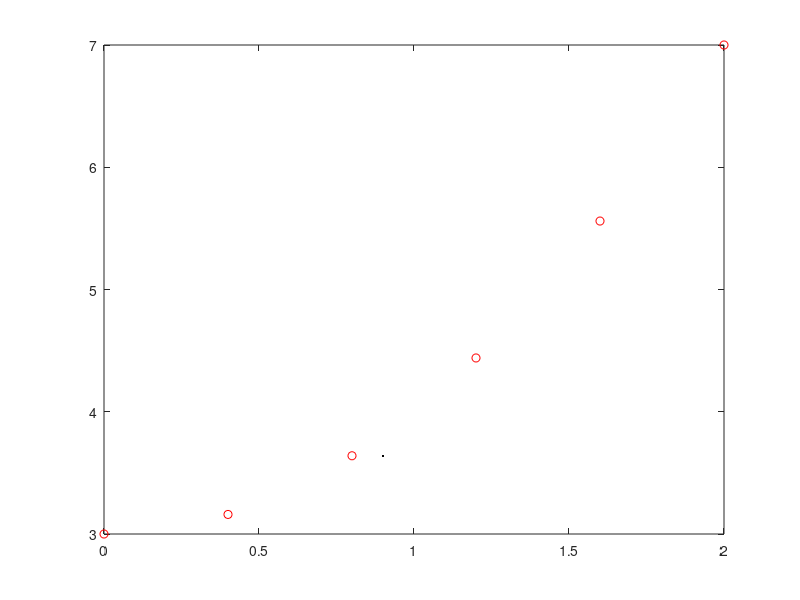

Write the MATLAB code that produced this figure.
%% first take value on x axis
x = 0:0.4:2
%% values for y axis
y = x.^2+3
%% the point on X where we want to find value of Y
xi = 0.9
%% Interpolate code
i = interp1(x,y,xi,"nearest")
%% plot the data
plot(x,y,'ro',xi,i,'k')
